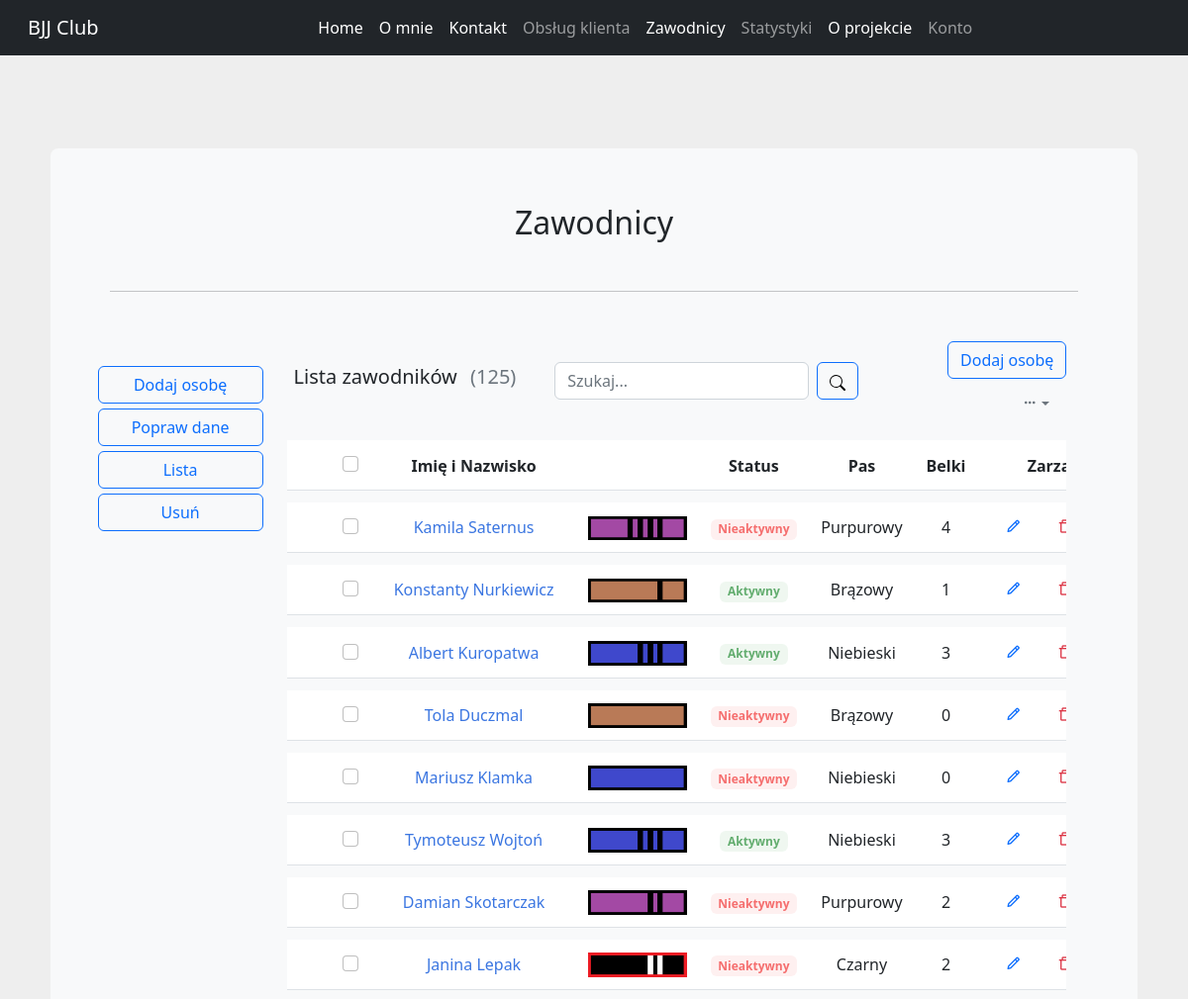
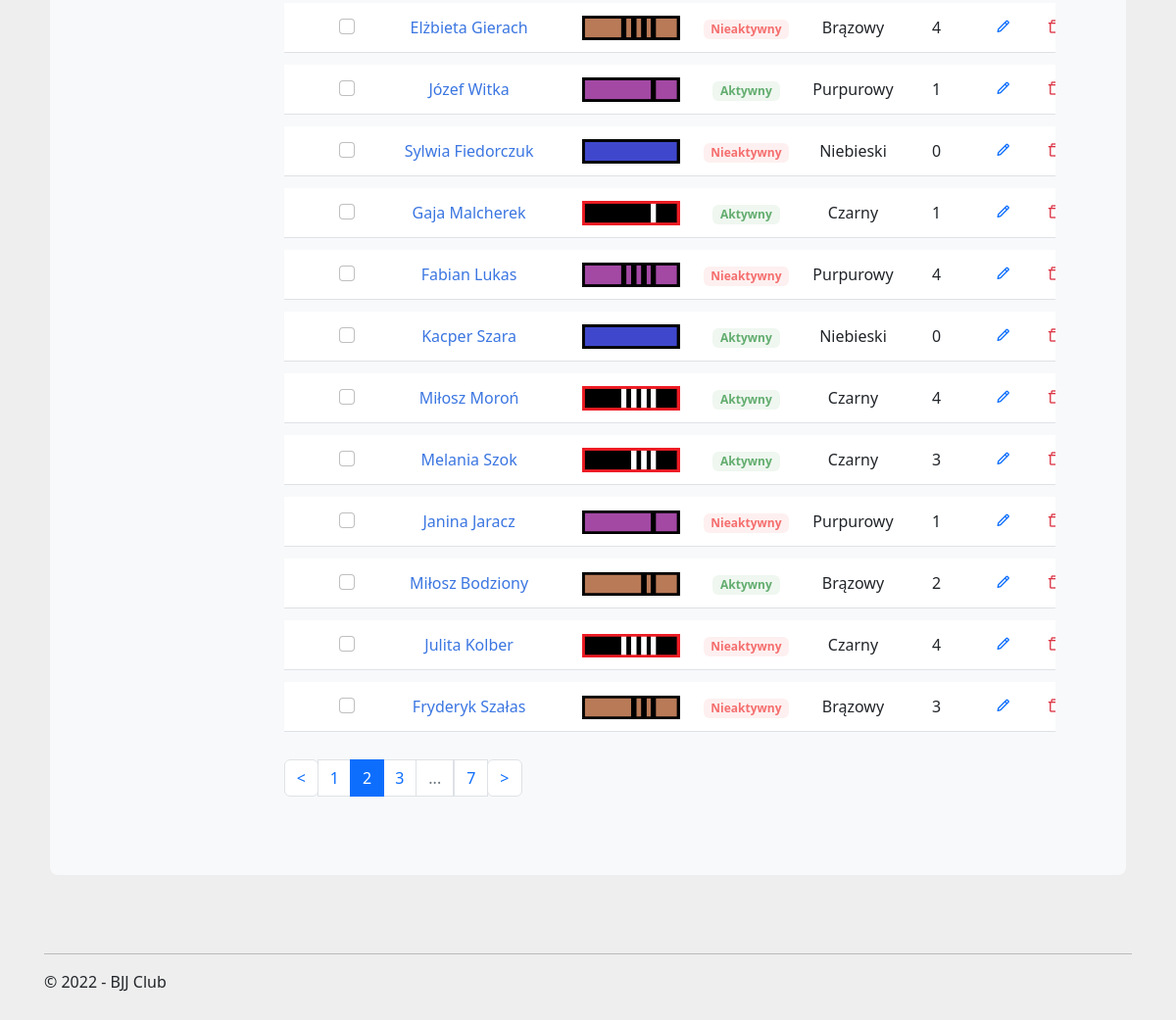
The page /zawodnicy/?page=2 on the database its author committed (2 pictures, top to bottom).
### players/models.py (models this page shows, shortened)
class Player(models.Model):
    class Belts(models.TextChoices):
        WHITE = "Biały", "Biały"
        BLUE = "Niebieski", "Niebieski"
        PURPLE = "Purpurowy", "Purpurowy"
        BROWN = "Brązowy", "Brązowy"
        BLACK = "Czarny", "Czarny"
    class Stripes(models.TextChoices):
        ZERO = "0", "0"
        ONE = "1", "1"
        TWO = "2", "2"
        THREE = "3", "3"
        FOUR = "4", "4"
    first_name = models.CharField(max_length=100)
    last_name = models.CharField(max_length=100)
    belt = models.CharField(max_length=30, choices=Belts.choices, default=Belts.WHITE)
    stripe = models.CharField(max_length=1, choices=Stripes.choices, default=Stripes.ZERO)
    class Meta:
        ordering = ['id']

### players/views.py (the view, shortened to what this page needs)
# urls.py: path("", players, name="players_list"),
def players(request):
    global query_players
    players = query_players
    query_on = request.GET.get('page')
    if request.method == "POST":
        get_query_item = request.POST.get("searchbar").capitalize()
        if get_query_item == "" or get_query_item == " ":
            query_players = None
    if players is None or query_on is None:
        query_players = Player.objects.all()
        players = Player.objects.all()
    pagination_div = 20
    players = Paginator(players, pagination_div)
    current_page = request.GET.get('page')
    players = players.get_page(current_page)
    context = {"players": players,
               }
    return render(request, "players_list.html", context)

### players/templatetags/extras.py (called while the page is built)
@register.simple_tag
def belt_png(belt, stripe):
    belts = {"Biały": 1,
             "Niebieski": 2,
             "Purpurowy": 3,
             "Brązowy": 4,
             "Czarny": 5}
    belt_index = belts[belt]
    result = f"/static/images/belts/{belt_index}.{stripe}.{belt}.png"
    return result

### players/templates/players_list.html (shortened to what this page needs)
{% extends "inner_layout.html" %}
{% block body %}
{% load static %}
<link rel="stylesheet" href="https://cdnjs.cloudflare.com/ajax/libs/boxicons/2.1.0/css/boxicons.min.css" />
<link rel="stylesheet" href="https://cdnjs.cloudflare.com/ajax/libs/MaterialDesign-Webfont/5.3.45/css/materialdesignicons.css" />
<link rel="stylesheet" type="text/css" href="{% static 'css/players/player_list_1.css' %}" />
<link rel="stylesheet" type="text/css" href="{% static 'css/players/player_list_2.css' %}" />
<div class="container">
    <div class="row align-items-center">
        <div class="col-md-4">
            <div class="mb-3">
                <h5 class="card-title">Lista zawodników <span class="text-muted fw-normal ms-2">({{ players.paginator.count }})</span></h5>
            </div>
        </div>
        <div class="col-md-5">
            <div class="mb-2">
                <form class="row g-2" method="POST">
                    <div class="col-auto">
                        <input class="form-control" type="search" id="searchbar" name="searchbar" placeholder="Szukaj..." aria-label="" value="">
                    </div>
                    <div class="col-auto">
                        <button type="submit" class="btn btn-outline-primary">
                            <img src="{% static 'images/search.svg' %}" alt="">
                        </button>
                    </div>
                </form>
            </div>
        </div>
        <div class="col-md-3">
            <div class="d-flex flex-wrap align-items-center justify-content-end gap-2 mb-2">
                <div>
                    <a href="{% url 'players:players_add' %}" class="btn btn-outline-primary">Dodaj osobę</a>
                </div>
                <div class="dropdown">
                    <a class="btn btn-link text-muted py-1 font-size-16 shadow-none dropdown-toggle" href="#" role="button" data-bs-toggle="dropdown" aria-expanded="false"><i class="bx bx-dots-horizontal-rounded"></i></a>
                </div>
            </div>
        </div>
    </div>
    <div class="row">
        <div class="col-lg-12">
            <div class="">
                <div class="table-responsive">
                    <table class="table project-list-table table-nowrap align-middle table-borderless">
                        <thead>
                            <tr>
                                <th scope="col" class="ps-4" style="width: 50px;">
                                    <div class="form-check font-size-16"><input type="checkbox" class="form-check-input" id="contacusercheck" /><label class="form-check-label" for="contacusercheck"></label></div>
                                </th>
                                <th scope="col">Imię i Nazwisko</th>
                                <th scope="col"></th>
                                <th scope="col">Status</th>
                                <th scope="col">Pas</th>
                                <th scope="col">Belki</th>
                                <th scope="col" style="width: 200px;">Zarządzaj</th>
                            </tr>
                        </thead>
                        <tbody>
                        {% load extras %}
                        {% for player in players %}
                        <tr>
                            <th scope="row" class="ps-4">
                                <div class="form-check font-size-16"><input type="checkbox" class="form-check-input" id="contacusercheck0" /><label class="form-check-label" for="contacusercheck0"></label></div>
                            </th>
                            <td>
                                <a href="{% url 'players:player_profile' player.id %}" class="link_custom">{{player.first_name}}  {{player.last_name}}</a>
                            </td>
                            <td><img src="{% belt_png player.belt player.stripe %}" alt="" style="width: 100px; margin-left: 10px;"/></td>
                            {% if player.membershipfee.active %}
                            <td><span class="badge badge-soft-success mb-0">Aktywny</span></td>
                            {% else %}
                            <td><span class="badge badge-soft-danger mb-0">Nieaktywny</span></td>
                            {% endif %}
                            <td>{{player.belt}}</td>
                            <td>{{player.stripe}}</td>
                            <td>
                                <ul class="list-inline mb-0">
                                    <li class="list-inline-item">
                                        <a href="javascript:void(0);" data-bs-toggle="tooltip" data-bs-placement="top" title="Edit" class="px-2 text-primary"><i class="bx bx-pencil font-size-18"></i></a>
                                    </li>
                                    <li class="list-inline-item">
                                        <a href="javascript:void(0);" data-bs-toggle="tooltip" data-bs-placement="top" title="Delete" class="px-2 text-danger"><i class="bx bx-trash-alt font-size-18"></i></a>
                                    </li>
                                </ul>
                            </td>
                        </tr>
                        {% endfor %}
                        </tbody>
                    </table>
                </div>
            </div>
        </div>
    </div>
    {% if players.paginator.num_pages < 6 %}
    <div class="row g-0 align-items-center pb-4">
        <div class="col-sm-12">
                <nav aria-label="Page navigation">
                    <ul class="pagination mb-sm-0">
                    {% if players.has_previous %}
                        <li class="page-item">
                        <a class="page-link" href="?page={{ players.previous_page_number }}"> < </a>
                        </li>
                    {% else %}
                        <li class="page-item disabled">
                        <a class="page-link" href="#" tabindex="-1" aria-disabled="True"> < </a>
                        </li>
                    {% endif %}
                    {% for i in players.paginator.page_range %}
                    {% if players.number == i %}
                        <li class="page-item active" aria-current="page">
                            <span class="page-link">
                            {{ i }}
                            </span>
                        </li>
                    {% else %}
                        <li class="page-item"><a class="page-link" href="?page={{ i }}">{{ i }}</a></li>
                    {% endif %}
                    {% endfor %}
                    {% if players.has_next %}
                        <li class="page-item">
                        <a class="page-link" href="?page={{ players.next_page_number }}"> > </a>
                        </li>
                    {% else %}
                            <li class="page-item disabled">
                            <a class="page-link" href="#" tabindex="-1" aria-disabled="True"> > </a>
                            </li>
                    {% endif %}
                    </ul>
                </nav>
        </div>
    </div>
    {% else %}
    <div class="row g-0 align-items-center pb-4">
        <div class="col-sm-12">
                <nav aria-label="Page navigation">
                    <ul class="pagination mb-sm-0">
                    {% if players.has_previous %}
                        <li class="page-item">
                        <a class="page-link" href="?page={{ players.previous_page_number }}"> < </a>
                        </li>
                    {% else %}
                        <li class="page-item disabled">
                        <a class="page-link" href="#" tabindex="-1" aria-disabled="True"> < </a>
                        </li>
                    {% endif %}
                    {% if players.number == 1 %}
                        <li class="page-item active" aria-current="page">
                            <span class="page-link">
                            {{ 1 }}
                            </span>
                        </li>
                        <li class="page-item"><a class="page-link" href="?page=2">{{ 2 }}</a></li>
                        <li><a class="page-link disabled" href="#">...</a></li>
                        <li><a class="page-link" href="?page={{ players.paginator.num_pages }}">{{ players.paginator.num_pages }}</a></li>
                    {% elif players.number == 2 %}
                        <li class="page-item"><a class="page-link" href="?page=1">{{ 1 }}</a></li>
                        <li class="page-item active" aria-current="page">
                            <span class="page-link">
                            {{ 2 }}
                            </span>
                        </li>
                        <li class="page-item"><a class="page-link" href="?page=3">{{ 3 }}</a></li>
                        <li><a class="page-link disabled" href="#">...</a></li>
                        <li><a class="page-link" href="?page={{ players.paginator.num_pages }}">{{ players.paginator.num_pages }}</a></li>
                    {% endif %}
                    {% if players.has_next %}
                        <li class="page-item">
                        <a class="page-link" href="?page={{ players.next_page_number }}"> > </a>
                        </li>
                    {% else %}
                            <li class="page-item disabled">
                            <a class="page-link" href="#" tabindex="-1" aria-disabled="True"> > </a>
                            </li>
                    {% endif %}
                    </ul>
                </nav>
        </div>
    </div>
    {% endif %}
</div>
{% endblock %}

### main/static/css/site.css (style rules this page uses)
body { padding-top: 50px; padding-bottom: 20px; }
input, select, textarea { max-width: 280px; }

### main/static/css/players/player_list_1.css (style rules this page uses)
body { margin-top:20px; background-color:#eee; }
.project-list-table { border-collapse: separate; border-spacing: 0 12px }
.project-list-table tr { background-color: #fff }
.table-nowrap td, .table-nowrap th { white-space: nowrap; }
.table-borderless>:not(caption)>*>* { border-bottom-width: 0; }
.table>:not(caption)>*>* { padding: 0.75rem 0.75rem; background-color: var(--bs-table-bg); border-bottom-width: 1px; box-shadow: inset 0 0 0 9999px var(--bs-table-accent-bg); }
img, svg { vertical-align: middle; }
a { color: #3b76e1; text-decoration: none; }
.badge-soft-danger { color: #f56e6e !important; background-color: rgba(245,110,110,.1); }
.badge-soft-success { color: #63ad6f !important; background-color: rgba(99,173,111,.1); }

### main/static/css/players/player_list_2.css (style rules this page uses)
a.link_custom { text-decoration: none; }

### rows shown on the page
Player: first_name "Kamila", last_name "Saternus", belt+stripe (picture), shows "Nieaktywny", belt "Purpurowy", stripe "4"
Player: first_name "Konstanty", last_name "Nurkiewicz", belt+stripe (picture), shows "Aktywny", belt "Brązowy", stripe "1"
Player: first_name "Albert", last_name "Kuropatwa", belt+stripe (picture), shows "Aktywny", belt "Niebieski", stripe "3"
Player: first_name "Tola", last_name "Duczmal", belt+stripe (picture), shows "Nieaktywny", belt "Brązowy", stripe "0"
Player: first_name "Mariusz", last_name "Klamka", belt+stripe (picture), shows "Nieaktywny", belt "Niebieski", stripe "0"
Player: first_name "Tymoteusz", last_name "Wojtoń", belt+stripe (picture), shows "Aktywny", belt "Niebieski", stripe "3"
Player: first_name "Damian", last_name "Skotarczak", belt+stripe (picture), shows "Nieaktywny", belt "Purpurowy", stripe "2"
Player: first_name "Janina", last_name "Lepak", belt+stripe (picture), shows "Nieaktywny", belt "Czarny", stripe "2"
Player: first_name "Elżbieta", last_name "Gierach", belt+stripe (picture), shows "Nieaktywny", belt "Brązowy", stripe "4"
Player: first_name "Józef", last_name "Witka", belt+stripe (picture), shows "Aktywny", belt "Purpurowy", stripe "1"
Player: first_name "Sylwia", last_name "Fiedorczuk", belt+stripe (picture), shows "Nieaktywny", belt "Niebieski", stripe "0"
Player: first_name "Gaja", last_name "Malcherek", belt+stripe (picture), shows "Aktywny", belt "Czarny", stripe "1"
Player: first_name "Fabian", last_name "Lukas", belt+stripe (picture), shows "Nieaktywny", belt "Purpurowy", stripe "4"
Player: first_name "Kacper", last_name "Szara", belt+stripe (picture), shows "Aktywny", belt "Niebieski", stripe "0"
Player: first_name "Miłosz", last_name "Moroń", belt+stripe (picture), shows "Aktywny", belt "Czarny", stripe "4"
Player: first_name "Melania", last_name "Szok", belt+stripe (picture), shows "Aktywny", belt "Czarny", stripe "3"
Player: first_name "Janina", last_name "Jaracz", belt+stripe (picture), shows "Nieaktywny", belt "Purpurowy", stripe "1"
Player: first_name "Miłosz", last_name "Bodziony", belt+stripe (picture), shows "Aktywny", belt "Brązowy", stripe "2"
Player: first_name "Julita", last_name "Kolber", belt+stripe (picture), shows "Nieaktywny", belt "Czarny", stripe "4"
Player: first_name "Fryderyk", last_name "Szałas", belt+stripe (picture), shows "Nieaktywny", belt "Brązowy", stripe "3"

### other values the page prints
{{ players.paginator.count }} "125"
{{ 1 }} "1"
{{ 2 }} "2"
{{ 3 }} "3"
{{ players.paginator.num_pages }} "7"
